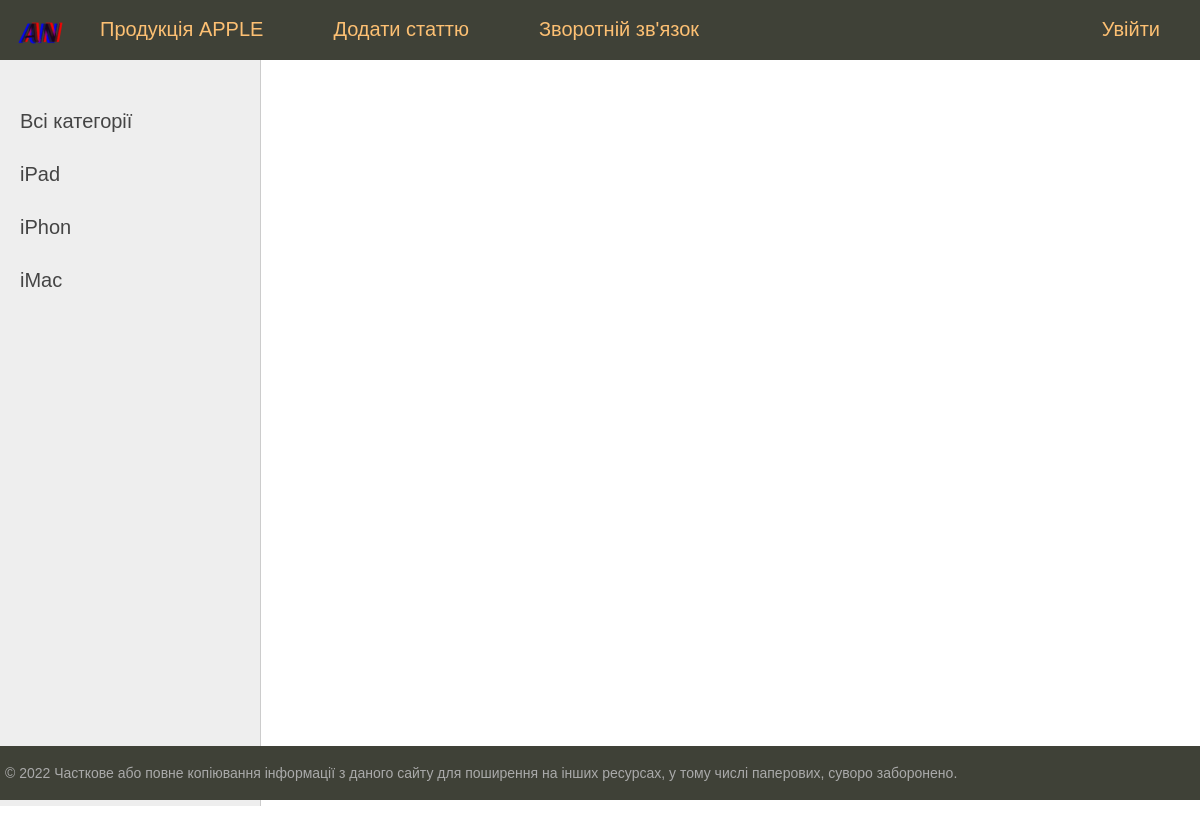
/ipad/, run on the app's committed database.
### apple/models.py (models this page shows, shortened)
class Category(models.Model):
    name = models.CharField(max_length=100, db_index=True, verbose_name="Категорія")
    slug = models.SlugField(max_length=255, unique=True, db_index=True, verbose_name="URL")
    def det_absolute_url(self):
        return reverse('category', kwargs={'cat_slug': self.slug})
    class Meta:
        verbose_name = "категорії"
        verbose_name_plural = "Категорії"
        ordering = ['id']

### apple/views.py (the view)
# urls.py: path('ipad/', ipad, name="ipad"),
def ipad(request):
    context = {"menu": menu,
               "title": "iPad APPLE"
               }
    return render(request, "apple/ipad.html", context=context)

### apple/templatetags/apple_tags.py (called while the page is built)
@register.inclusion_tag('apple/list_categories.html')
def show_categories(sort=None, cat_selected=0):
    if not sort:
        cats = Category.objects.all()
    else:
        cats = Category.objects.order_by(sort)
    return {"cats": cats, "cat_selected": cat_selected}

### apple/templates/apple/ipad.html (shortened to what this page needs)
{% extends "apple/base.html" %}

### apple/templates/apple/list_categories.html
{% for c in cats %}
		{% if c.pk == cat_selected %}
			<li class="selected">{{c.name}}</li>
		{% else %}
			<li><a href="{{ c.det_absolute_url }}">{{c.name}}</a></li>
		{% endif %}
{% endfor %}

### apple/static/apple/css/styles.css (style rules this page uses)
html, body { font-family: 'Arial'; margin: 0; padding: 0; height: 100%; width: 100%; color: #444; }
a { color: #0059b2; text-decoration: none; }
.left-chapters ul li { margin: 30px 0 0 0; color: #999; }
.left-chapters ul li a { color: #444; text-decoration: none; }

### data on the page
Category: name "iPad"
Category: name "iPhon"
Category: name "iMac"

### other printed values
{{ m.title }} "Продукцiя APPLE" "Додати статтю" "Зворотній зв'язок"
{{ m.title }} "Увійти"
